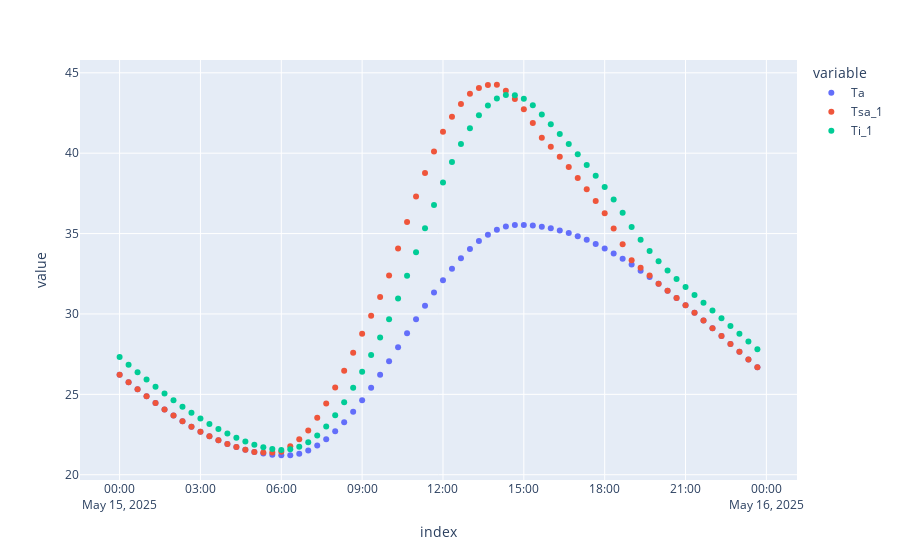

Here is the notebook cell this chart was saved with:
### Code cell
eh.Nx = 300
eh.dt = 1200
eh.materials('./eh_config/materials.ini')
dia_promedio = eh.meanDay(epw_file="epw/Torreon.epw",month='05')
tsa_df = eh.Tsa(
    meanDay_dataframe=dia_promedio,
    solar_absortance=0.4,
    surface_tilt=90, 
    surface_azimuth=180,
    )

sc = [
    ("EPS", 0.1),
    # ("Acero", 0.1),
#    ("brick", 0.2),
#    ("concrete", 0.1),
]

sc_df, ET = eh.solveCS(sc, tsa_df,Energia=True)
resultado = tsa_df.join(sc_df, how="right")

solucion = pd.concat([resultado[['zenith', 'elevation', 'azimuth', 'equation_of_time', 'Tn', 'DeltaTn', 'Ta', 'Ig', 'Ib', 'Id']], resultado[["Is", "Tsa", "Ti"]].add_suffix("_1", axis=1)], axis=1)


px.scatter(
    data_frame=solucion,
    x=solucion.index,
    y=["Ta","Tsa_1","Ti_1"]
)
